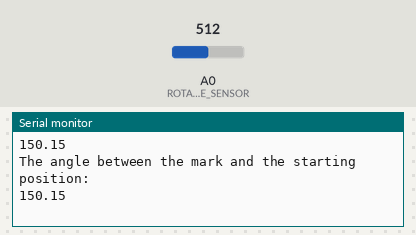
A sketch run on a simulated Arduino Uno, built with avr-gcc and run on an emulated ATmega328P. On the bench: the last lines printed to the serial monitor. The inputs (shaded band) are chosen by the test bench; at power-on: A0 (ROTARY_ANGLE_SENSOR) = 512.

Above: at 2.7 s.
2.8 s: A0 (ROTARY_ANGLE_SENSOR) set to 352
At 2.85 s:
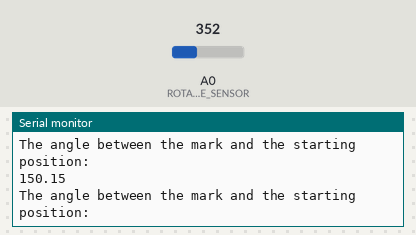
5.8 s: A0 (ROTARY_ANGLE_SENSOR) set to 327
At 5.83 s:
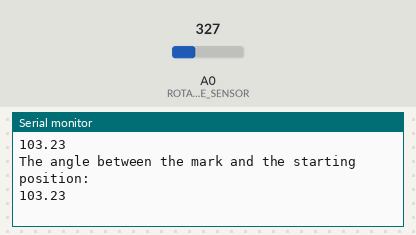
Timing chart, 0 to 8.8 s (numbered marks = the images above; inputs shaded):
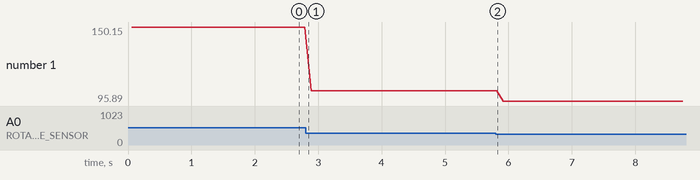

Measured:
- the behaviour switches between 341 and 340 on A0 (ROTARY_ANGLE_SENSOR) (found by bisection; images 1 and 2)
- plotted number 1: 150.15 → 103.23 after the input at 2.8 s, 103.23 → 95.89 after the input at 5.8 s

The sketch:

L4_ReadRotary_XIAO_en.ino
```cpp
/*
 * Use the serial monitor to view the knob potentiometer
 */
#define ROTARY_ANGLE_SENSOR A0//Define the rotary potentiometer interface A0
#define ADC_REF 3 //ADC reference voltage 3V
#define GROVE_VCC 3 //Reference voltage 3V
#define FULL_ANGLE 300 //The maximum rotation angle of the rotary potentiometer is 300°

void setup()
{
    Serial.begin(9600);//Initialize the serial port
    pinMode(ROTARY_ANGLE_SENSOR, INPUT);//Set the rotary potentiometer pin as an input
}

void loop()
{
    float voltage;//Variable voltage is of floating-point type
    int sensorValue = analogRead(ROTARY_ANGLE_SENSOR);//Read the analog value at the rotary potentiometer pin
    voltage = (float)sensorValue*ADC_REF/1023;//Calculate real-time voltage
    float degrees = (voltage*FULL_ANGLE)/GROVE_VCC;//Calculate the rotation angle of the knob
    Serial.println("The angle between the mark and the starting position:");//Print characters at the serial port
    Serial.println(degrees);//Print the rotation angle value of the rotary potentiometer at the serial port
    delay(100);
}
```
